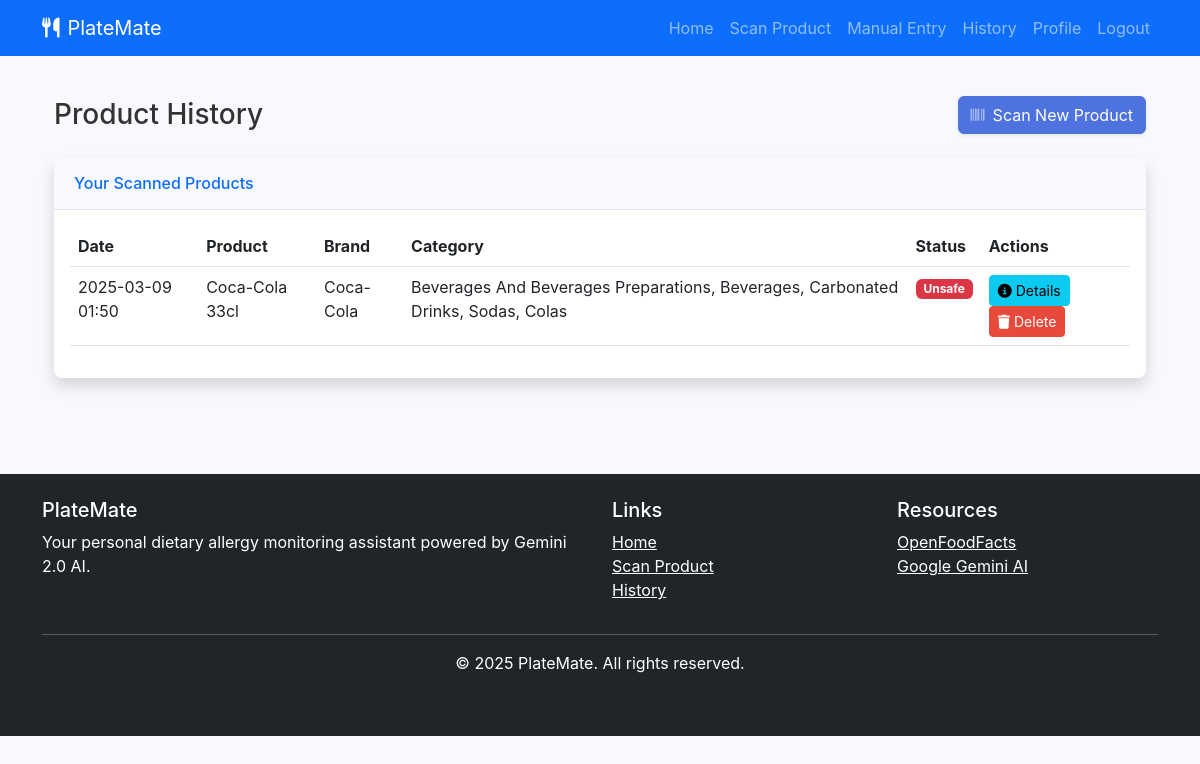
The page /history (signed in) on the database its author committed.
### app.py (models this page shows)
class SavedProduct(db.Model):
    id = db.Column(db.Integer, primary_key=True)
    barcode = db.Column(db.String(50), nullable=False)
    title = db.Column(db.String(200), nullable=False)
    brand = db.Column(db.String(100))
    category = db.Column(db.String(100))
    is_safe = db.Column(db.Boolean, default=True)
    user_id = db.Column(db.Integer, db.ForeignKey('user.id'), nullable=False)
    date_added = db.Column(db.DateTime, default=db.func.current_timestamp())

### app.py (the view)
@app.route('/history')
def product_history():
    if 'user_id' not in session:
        flash("Please log in to view your product history.", "warning")
        return redirect(url_for('login'))
    user = User.query.get(session['user_id'])
    if not user:
        session.clear()
        flash("User not found. Please log in again.", "danger")
        return redirect(url_for('login'))
    products = SavedProduct.query.filter_by(user_id=user.id).order_by(SavedProduct.date_added.desc()).all()
    return render_template('history.html', products=products, user=user)

### app.py (called while the page is built)
@app.context_processor
def inject_now():
    return {'now': datetime.now()}

### templates/history.html (shortened to what this page needs)
{% extends 'base.html' %}
{% block content %}
<div class="container">
    <div class="d-sm-flex align-items-center justify-content-between mb-4">
        <h1 class="h3 mb-0 text-gray-800">Product History</h1>
        <a href="{{ url_for('scan_barcode') }}" class="d-none d-sm-inline-block btn btn-primary shadow-sm">
            <i class="fas fa-barcode fa-sm text-white-50 me-2"></i>Scan New Product
        </a>
    </div>
    <div class="card shadow mb-4">
        <div class="card-header py-3">
            <h6 class="m-0 font-weight-bold text-primary">Your Scanned Products</h6>
        </div>
        <div class="card-body">
            {% if products %}
                <div class="table-responsive">
                    <table class="table table-hover" id="productsTable">
                        <thead>
                            <tr>
                                <th>Date</th>
                                <th>Product</th>
                                <th>Brand</th>
                                <th>Category</th>
                                <th>Status</th>
                                <th>Actions</th>
                            </tr>
                        </thead>
                        <tbody>
                            {% for product in products %}
                                <tr>
                                    <td>{{ product.date_added.strftime('%Y-%m-%d %H:%M') }}</td>
                                    <td>{{ product.title }}</td>
                                    <td>{{ product.brand }}</td>
                                    <td>{{ product.category }}</td>
                                    <td>
                                        {% if product.is_safe %}
                                            <span class="badge bg-success">Safe</span>
                                        {% else %}
                                            <span class="badge bg-danger">Unsafe</span>
                                        {% endif %}
                                    </td>
                                    <td>
                                        <a href="{{ url_for('product_details', barcode=product.barcode) }}" class="btn btn-sm btn-info">
                                            <i class="fas fa-info-circle"></i> Details
                                        </a>
                                        <form action="{{ url_for('delete_product', product_id=product.id) }}" method="POST" class="d-inline" onsubmit="return confirm('Are you sure you want to delete this product from your history?');">
                                            <button type="submit" class="btn btn-sm btn-danger">
                                                <i class="fas fa-trash"></i> Delete
                                            </button>
                                        </form>
                                    </td>
                                </tr>
                            {% endfor %}
                        </tbody>
                    </table>
                </div>
            {% endif %}
        </div>
    </div>
</div>
{% endblock %}

### static/css/style.css (style rules this page uses)
:root { --primary-color: #4e73df; --secondary-color: #1cc88a; --danger-color: #e74a3b; --warning-color: #f6c23e; --info-color: #36b9cc; --dark-color: #5a5c69; --light-color: #f8f9fc; }
body { font-family: 'Nunito', -apple-system, BlinkMacSystemFont, 'Segoe UI', Roboto, 'Helvetica Neue', Arial, sans-serif; background-color: #f8f9fc; color: #333; }
.card { border: none; border-radius: 0.5rem; box-shadow: 0 0.15rem 1.75rem 0 rgba(58, 59, 69, 0.15); margin-bottom: 1.5rem; }
.card-header { background-color: #f8f9fc; border-bottom: 1px solid #e3e6f0; padding: 1rem 1.25rem; }
.btn-primary { background-color: var(--primary-color); border-color: var(--primary-color); }
.btn-danger { background-color: var(--danger-color); border-color: var(--danger-color); }

### rows shown on the page
SavedProduct: date_added "2025-03-09 01:50", title "Coca-Cola 33cl", brand "Coca-Cola", category "Beverages And Beverages Preparations, Beverages, Carbonated Drinks, Sodas, Colas", is_safe "Unsafe"
